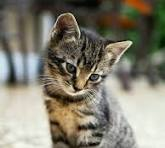
#> input picture my/image.jpeg, 165 x 148 px
$ jupyter execute '7.imageNegative&Thresholding.ipynb'
#> lines starting #> are read from the running program, lines starting #| are printed output that depends on the picture; after the words box and inside, x2 and y2 are one past the last pixel; in counts of white or black regions, pixels touching at a corner belong together
## Implement a python program to implement image negative and  thresholding operation

[cell 1]
from pathlib import Path

import cv2
import matplotlib.pyplot as plt


gray = cv2.imread("image.jpeg", cv2.IMREAD_GRAYSCALE)
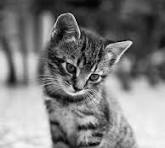
#> gray: shape (148, 165); min 0, max 252, mean 126.1

[cell 2]
# Image negative: s = 255 - r for an 8-bit grayscale image.
negative = 255 - gray
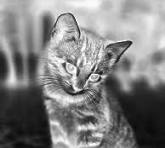
#> negative: shape (148, 165); min 3, max 255, mean 128.9

# Binary thresholding: pixels above the threshold become white; the rest become black.
threshold_value = 127
_, thresholded = cv2.threshold(gray, threshold_value, 255, cv2.THRESH_BINARY)
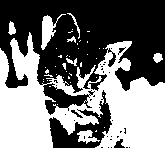
#> thresholded: shape (148, 165); 45.2% white; 44 white regions (36 under 20 px), largest, box (x1, y1, x2, y2) and area: (0, 32, 165, 148) 10165, (41, 14, 66, 50) 327, (77, 130, 100, 144) 167

fig, axes = plt.subplots(1, 3, figsize=(15, 5))
axes[0].imshow(gray, cmap="gray", vmin=0, vmax=255)
axes[0].set_title("Original grayscale")
axes[1].imshow(negative, cmap="gray", vmin=0, vmax=255)
axes[1].set_title("Image negative")
axes[2].imshow(thresholded, cmap="gray", vmin=0, vmax=255)
axes[2].set_title(f"Binary threshold (T={threshold_value})")

for axis in axes:
    axis.axis("off")

plt.tight_layout()
plt.show()
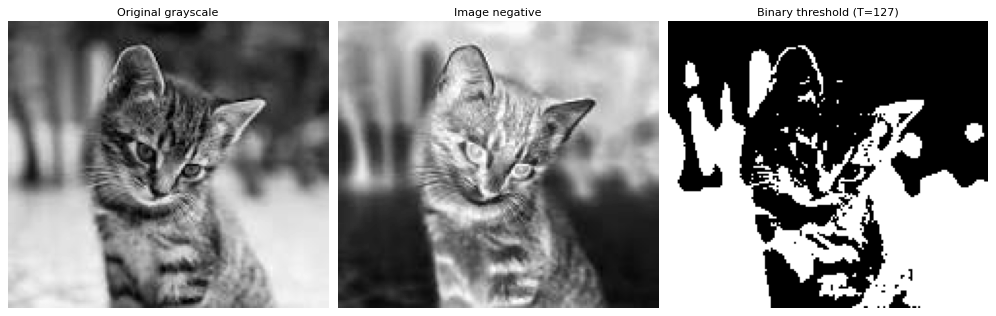
#> figure drawn by matplotlib, 3 panels
